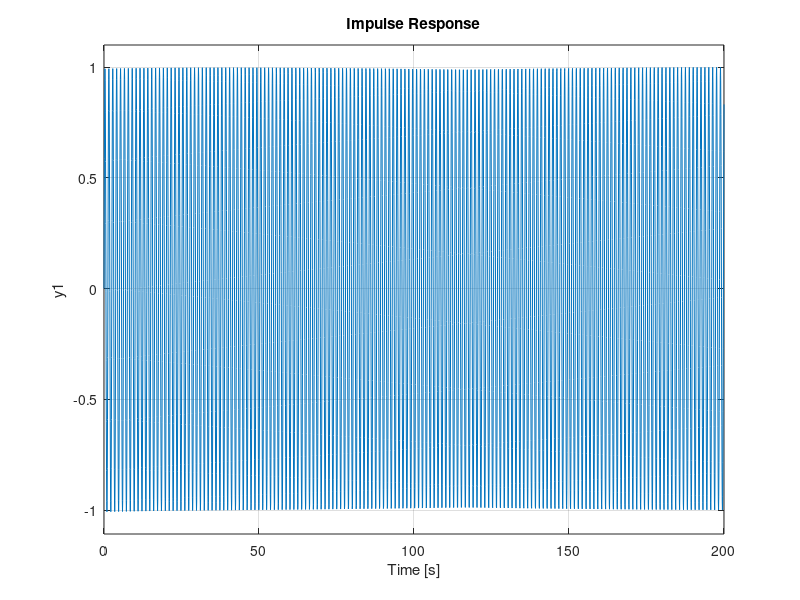

Reproduce this figure in MATLAB.
vm=input('vm value');
c=input('c value');
r=input('r value');
w=input('w value');
num=[vm*w 0];
den=[r 1/c r*w*w (w*w)/c];
sys=tf(num,den);
impulse(sys);
